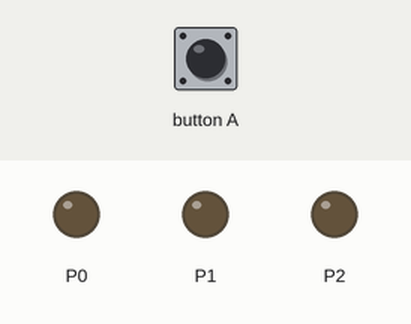
Simulated run of this program. Board: BBC micro:bit (MakeCode). On the bench: output pins drawn as LEDs (lit = HIGH). Dashed ring = blinking. The test bench sets the inputs (shaded band).

Above: at 1.2 s.
1.3 s: button A pressed for 0.15 s
At 1.9 s:
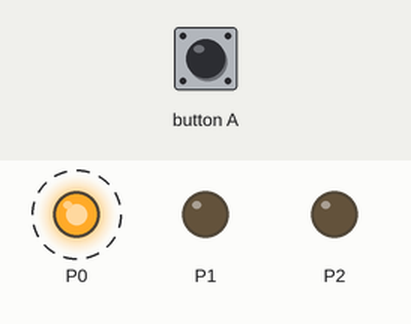
At 7.8 s:
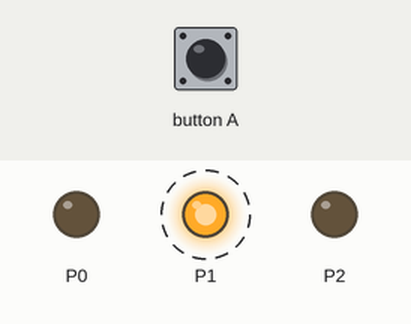
Timing chart, 0 to 16.4 s (numbered marks = the images above; inputs shaded):
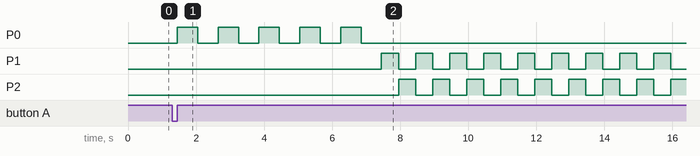

Measured:
- after the input at 1.3 s, P0: alternates HIGH for 0.60 s and LOW for 0.60 s, 10 changes in all, then stays LOW, starting after 0.15 s; P1: alternates HIGH for 0.50 s and LOW for 0.50 s, starting after 6.2 s; P2: alternates HIGH for 0.50 s and LOW for 0.50 s, starting after 6.7 s

The program:

main.ts
```typescript
input.onButtonPressed(Button.A, function () {
    for (let index = 0; index < 4; index++) {
        for (let index = 0; index < 5; index++) {
            pins.digitalWritePin(DigitalPin.P0, 1)
            basic.pause(600)
            pins.digitalWritePin(DigitalPin.P0, 0)
            basic.pause(600)
        }
        for (let index = 0; index < 10; index++) {
            pins.digitalWritePin(DigitalPin.P1, 1)
            basic.pause(500)
            pins.digitalWritePin(DigitalPin.P1, 0)
            pins.digitalWritePin(DigitalPin.P2, 1)
            basic.pause(500)
            pins.digitalWritePin(DigitalPin.P2, 0)
        }
    }
})
```

test.ts
```typescript
// ide kerülnek a tesztek; a rendszer ezt nem kompilálja, ha a csomagot bővítményként használják.
```
